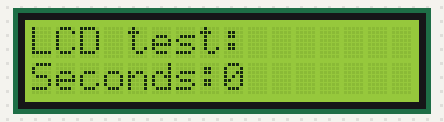
This sketch was run on a simulated Arduino Uno, built with avr-gcc and run on an emulated ATmega328P. Parts: 16×2 character LCD.

Above: at 0.1 s.
At 4.1 s:
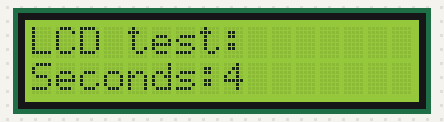
At 9.1 s:
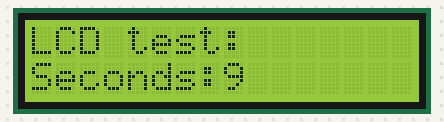
At 19.1 s:
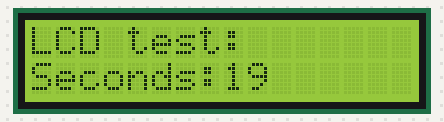
At 28.2 s:
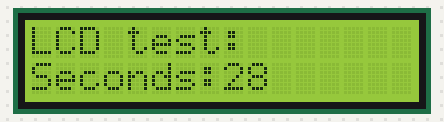
At 38.2 s:
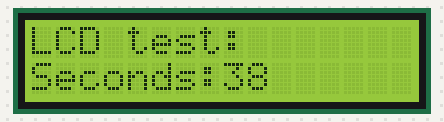

The sketch:

LCDtest.ino
```cpp
/*LCD display test
 *
 */


 #include <LiquidCrystal.h>

//set pins
 int rs = 12;
 int en = 11;
 int d4 = 5;
 int d5 = 4;
 int d6 = 3;
 int d7 = 2;
int counter = 0;


//initialize LCD
LiquidCrystal lcd(rs, en, d4, d5, d6, d7);

void setup() {
  //start communication
 lcd.begin(16, 2);
 lcd.print("LCD test:");


}

void loop() {
 //switch to next line
 lcd.setCursor(0,1);
 lcd.print("Seconds:");
 lcd.print(counter);
 delay(1000);
 counter++;

}
```

Measured:
- what the display in image 1 shows lasts 1.0 s, from 4.1 s to 5.1 s
